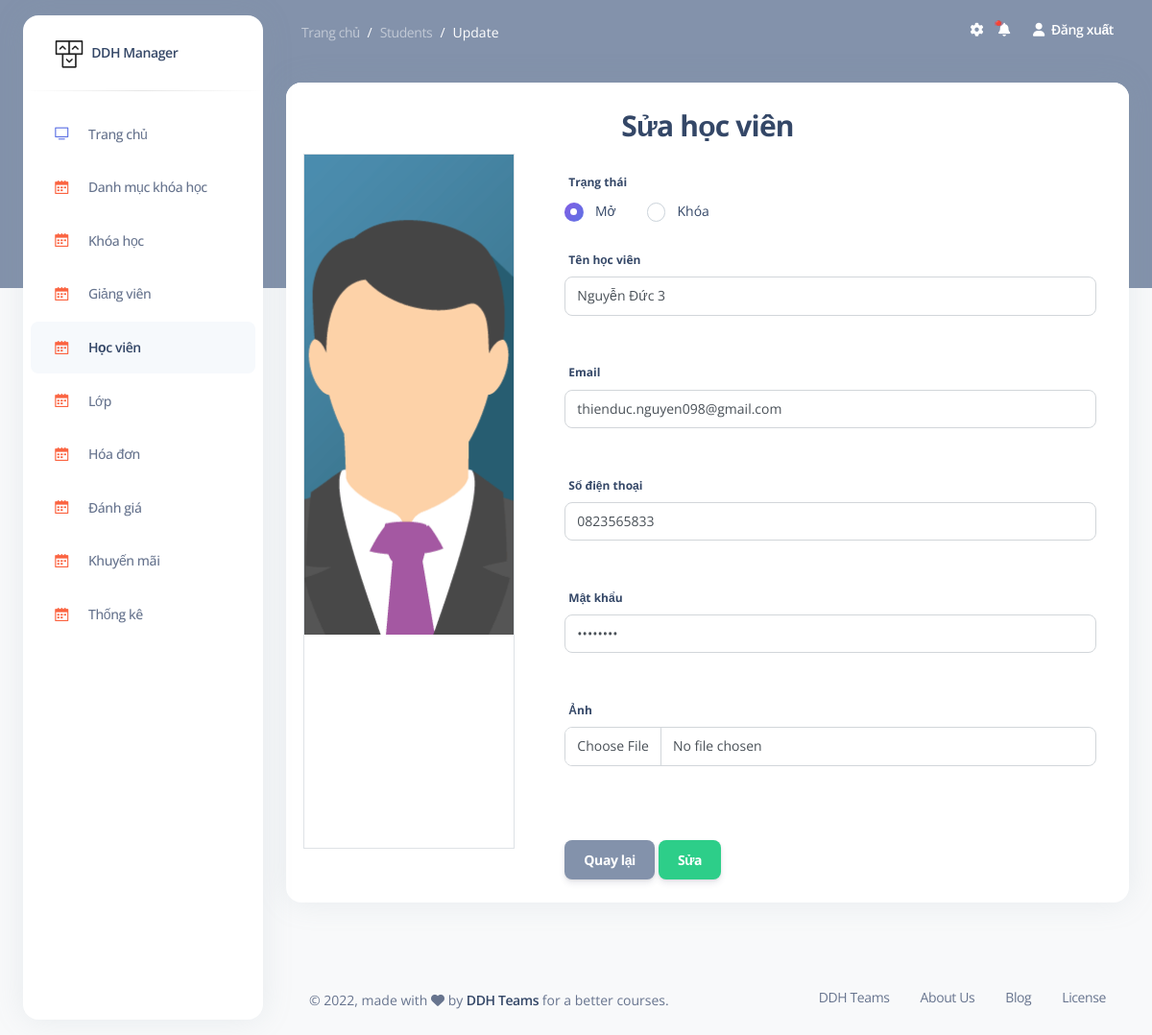
/admin/students/update/3 (signed in), run on the app's committed database.
### tables this page shows
CREATE TABLE `students` (
                            `id` int NOT NULL,
                            `name_student` varchar(255) DEFAULT NULL,
                            `username_student` varchar(255) DEFAULT NULL,
                            `email_student` varchar(255) DEFAULT NULL,
                            `phone_student` varchar(255) DEFAULT NULL,
                            `password_student` varchar(255) DEFAULT NULL,
                            `image_student` varchar(255) DEFAULT NULL,
                            `role` tinyint DEFAULT '1',
                            `created_at` timestamp NULL DEFAULT NULL,
                            `updated_at` timestamp NULL DEFAULT NULL,
                            `status_student` tinyint DEFAULT '0'
);

### models/admin/students.php (called while the page is built, shortened)
<?php
    function student_detail($id){
            $sql = "SELECT *  FROM students WHERE id = ?";
            return query_one($sql,$id);
        }
?>

### models/process_db.php (called while the page is built, shortened)
<?php
    function connect(){
        $conn = null;
        try {
            $conn = new PDO("mysql:host=".DB_HOST.";dbname=".DB_NAME."", DB_USER, DB_PASS);
            $conn->setAttribute(PDO::ATTR_ERRMODE, PDO::ERRMODE_EXCEPTION);
        }catch(PDOException $e){
            echo "Connection failed: " . $e->getMessage();
        }
        return $conn;
    }
    function query_one($sql){
        $sql_args = array_slice(func_get_args(), 1);
        try {
            $stmt = connect()->prepare($sql);
            $stmt->execute($sql_args);
            $row = $stmt->fetch(PDO::FETCH_ASSOC);
            return $row;
        } catch (PDOException $e) {
            throw $e;
        }
    }
?>

### views/admin/students/update.php (the view, shortened to what this page needs)
<section class="container-fluid py-4">
    <div class="row">
        <div class="col-12">
            <div class="card mb-4">
                <div class="card-header pb-0">
                    <div class="text-center">
                        <h3>Sửa học viên</h3>
                    </div>
                </div>
                <div class="card-body px-0 pt-0 pb-2 d-flex justify-content-around flex-wrap">
                    <div class="col-3 mb-5">
                        <div class="preview_img border">
                            <a class="my-image-links" data-gall="gallery01" href="<?= $dir_img.$student_detail['image_student'] ?>"><img id="image_course_preview" src="<?= $dir_img.$student_detail['image_student'] ?>" alt="your image" /></a>
                        </div>
                    </div>
                    <div class="p-3 col-8 ">
                        <form action="<?= STUDENTS ?>/edit/<?= $student_detail['id'] ?>" method="post" id="form-1" enctype="multipart/form-data">
                            <div class="form-group">
                                <label for="statuscourse" class="form-label">
                                    Trạng thái
                                </label>
                                <div class="d-flex">
                                    <div class="form-check">
                                        <input class="form-check-input" type="radio" name="status_student" id="statusCourse1" value="0" <?= $student_detail['status_student'] == 0 ? "checked" : "" ?>>
                                        <label class="form-check-label" for="statusCourse1">
                                            Mở
                                        </label>
                                    </div>
                                    <div class="form-check">
                                        <input class="form-check-input" type="radio" name="status_student" id="statusCourse2" value="1" <?= $student_detail['status_student'] == 1 ? "checked" : "" ?>>
                                        <label class="form-check-label" for="statusCourse2">
                                            Khóa
                                        </label>
                                    </div>
                                </div>
                            </div>
                            <div class="form-group">
                                <label for="name_student" class="form-label">Tên học viên</label>
                                <input type="text" name="name_student" id="name_student" class="form-control" value="<?= $student_detail['name_student'] ?>">
                                <div class="form-message text-danger mt-1"><br></div>
                            </div>
                            <div class="form-group ">
                                <label for="email_student" class="form-label">Email</label>
                                <input type="email" name="email_student" id="email_student" class="form-control" value="<?= $student_detail['email_student'] ?>">
                                <div class="form-message text-danger mt-1"><br></div>
                            </div>
                            <div class="form-group ">
                                <label for="phone_student" class="form-label">Số điện thoại</label>
                                <input type="number" name="phone_student" id="phone_student" class="form-control" min="0" value="<?= $student_detail['phone_student'] ?>">
                                <div class="form-message text-danger mt-1"><br></div>
                            </div>
                            <div class="form-group ">
                                <label for="password_student" class="form-label">Mật khẩu</label>
                                <input type="password" name="password_student" id="password_student" class="form-control" value="<?= $student_detail['password_student'] ?>">
                                <div class="form-message text-danger mt-1"><br></div>
                            </div>
                            <div class="form-group">
                                <label for="image_student" class="form-label">Ảnh</label>
                                <input type="file" name="image_student" id="image_student" class="form-control" onchange="readURL(this);" >
                                <div class="form-message text-danger mt-1"><br></div>
                            </div>
                            <div class="mt-5">
                                <a href="<?= STUDENTS ?>" class="btn btn-secondary">Quay lại</a>
                                <button class="btn btn-success" name="create_course" type="submit">Sửa</button>
                            </div>
                        </form>
                    </div>
                </div>
            </div>
        </div>
    </div>
</section>

### assets/admin/css/items/styles.css (style rules this page uses)
.preview_img { width: 100%; height: 100%; }
.preview_img img { width: 100%; height: 500px; object-fit: cover; object-position: center; }

### admin.php (style rules this page uses)
.btn { margin-bottom: 0 !important; }

### data on the page
students: image_student (placeholder picture), status_student "☑ Mở", status_student "☐ Khóa", name_student "Nguyễn Đức 3", email_student "thienduc.nguyen098@gmail.com", phone_student "0823565833"

### other printed values
$_GET['module'] "Students"
$_GET['act'] "Update"
